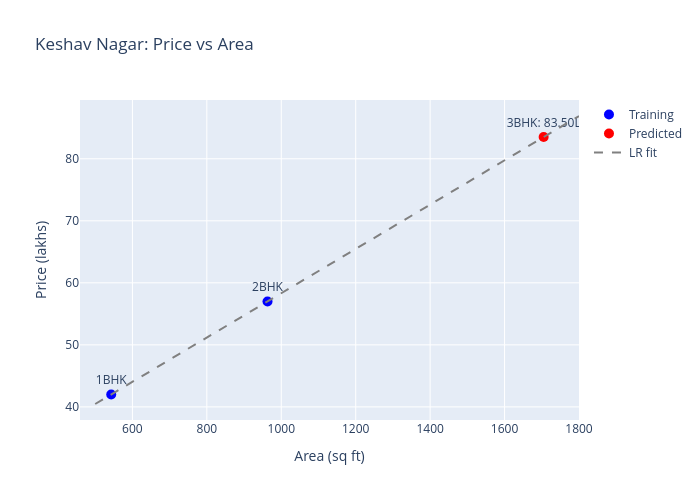

Write notebook code for a chart like this one.
### Code cell
# Plotting the regression line for Keshav Nagar
import plotly.graph_objects as go
import re
from sklearn.linear_model import LinearRegression

# Extract training data from Keshav Nagar
keshav = df[df['sub_area'] == 'Keshav Nagar'].copy()
keshav_train = keshav[keshav['price_in_lakhs'] != 'Null']

# Convert area ranges to midpoints
X_corrected = []
for area in keshav_train['property_area_in_sq_ft']:
    nums = [int(x) for x in re.findall(r'\d+', str(area))]
    X_corrected.append(sum(nums) / len(nums))
X_train = [[x] for x in X_corrected]
y_train = keshav_train['price_in_lakhs'].astype(float).values

# Fit model
model = LinearRegression().fit(X_train, y_train)

# Predict for 3BHK (1705 sq ft midpoint of 1272-2138)
null_area_midpoint = 1705
predicted = model.predict([[null_area_midpoint]])[0]

# Plot
fig = go.Figure()

fig.add_trace(go.Scatter(x=[x[0] for x in X_train], y=y_train, mode='markers+text',
                        marker=dict(size=10, color='blue'),
                        text=['1BHK', '2BHK'], textposition='top center',
                        name='Training'))

fig.add_trace(go.Scatter(x=[null_area_midpoint], y=[predicted], mode='markers+text',
                        marker=dict(size=10, color='red'),
                        text=[f'3BHK: {predicted:.2f}L'], textposition='top center',
                        name='Predicted'))

x_line = [500, 1800]
y_line = model.predict([[500], [1800]])
fig.add_trace(go.Scatter(x=x_line, y=y_line, mode='lines',
                        line=dict(color='gray', dash='dash'),
                        name='LR fit'))

fig.update_layout(title='Keshav Nagar: Price vs Area',
                xaxis_title='Area (sq ft)', yaxis_title='Price (lakhs)',
                hovermode='closest', height=500, width=700)
fig.show()

### Figure 1 — Plotly figure (JSON) as saved in the notebook; plotly's stock layout.template omitted (floating-point values rounded to 4 significant figures)
{"data": [{"marker": {"color": "blue", "size": 10}, "mode": "markers+text", "name": "Training", "text": ["1BHK", "2BHK"], "textposition": "top center", "type": "scatter", "x": [543, 963], "y": [42.0, 57.0]}, {"marker": {"color": "red", "size": 10}, "mode": "markers+text", "name": "Predicted", "text": ["3BHK: 83.50L"], "textposition": "top center", "type": "scatter", "x": [1705], "y": [83.5]}, {"line": {"color": "gray", "dash": "dash"}, "mode": "lines", "name": "LR fit", "type": "scatter", "x": [500, 1800], "y": [40.46, 86.89]}], "layout": {"height": 500, "hovermode": "closest", "title": {"text": "Keshav Nagar: Price vs Area"}, "width": 700, "xaxis": {"title": {"text": "Area (sq ft)"}}, "yaxis": {"title": {"text": "Price (lakhs)"}}}}
